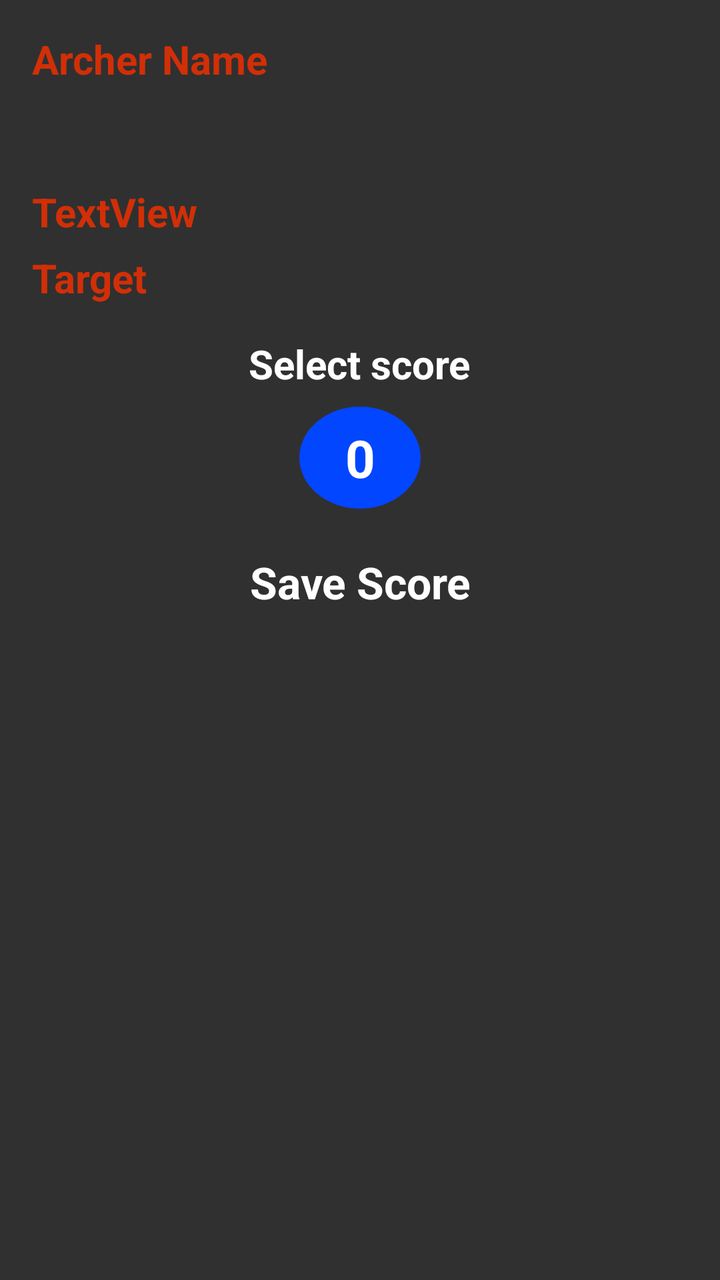
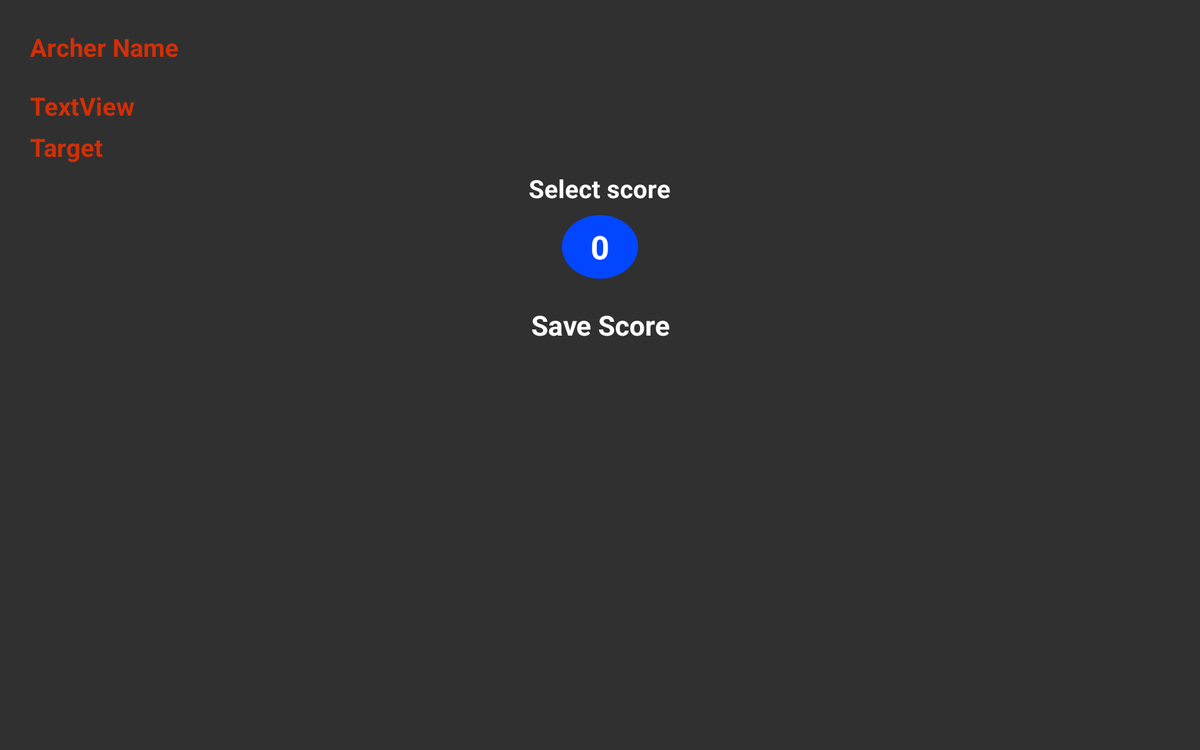

Compare how this app lays out the same screen by default and in its alternative resource folder. The renders come first, then the two layout files and the values they reference.
<!-- AndroidManifest.xml: application theme AppBaseTheme -->
<!-- res/layout/fragment_enter_score.xml -->
<?xml version="1.0" encoding="utf-8"?>
<ScrollView xmlns:android="http://schemas.android.com/apk/res/android"
    android:id="@+id/ScrollView1"
    android:layout_width="match_parent"
    android:layout_height="match_parent"
    android:foregroundGravity="center_horizontal"
    android:background="@color/transparent">

<LinearLayout
    android:id="@+id/linearLayoutArcher"
    android:layout_width="match_parent"
    android:layout_height="wrap_content"
    android:layout_marginBottom="@dimen/activity_vertical_margin"
    android:layout_marginTop="@dimen/activity_vertical_margin"
    android:orientation="vertical">

    <TextView
        android:id="@+id/textViewArcher"
        android:layout_width="wrap_content"
        android:layout_height="wrap_content"
        android:layout_marginLeft="@dimen/activity_horizontal_margin"
        android:layout_marginRight="@dimen/activity_horizontal_margin"
        android:ems="10"
        android:text="@string/archer_name"
        android:textAppearance="@style/headingTextViewStyle"
        android:textColor="@color/Orange" />

    <TextView
        android:id="@+id/textViewArcherName"
        android:layout_width="wrap_content"
        android:layout_height="wrap_content"
        android:layout_marginLeft="@dimen/activity_horizontal_margin"
        android:layout_marginRight="@dimen/activity_horizontal_margin"
        android:layout_marginTop="6dp"
        android:ems="10"
        android:gravity="center_horizontal"
        android:textAppearance="@style/ArcherNameTextViewStyle"
        android:textColor="#FFFFFF"
        android:textSize="28sp"
        android:textStyle="bold"
        android:layout_gravity="center_horizontal" />

    <TextView
        android:id="@+id/textViewlastTarget"
        android:layout_width="wrap_content"
        android:layout_height="wrap_content"
        android:layout_marginLeft="@dimen/activity_horizontal_margin"
        android:layout_marginRight="@dimen/activity_horizontal_margin"
        android:layout_marginTop="6dp"
        android:text="TextView"
        android:textColor="@color/Orange"
        android:textSize="20sp"
        android:textStyle="bold" />

    <TextView
        android:id="@+id/textViewTarget"
        android:layout_width="wrap_content"
        android:layout_height="wrap_content"
        android:layout_marginLeft="@dimen/activity_horizontal_margin"
        android:layout_marginRight="@dimen/activity_horizontal_margin"
        android:layout_marginTop="6dp"
        android:text="@string/target"
        android:textAppearance="@style/headingTextViewStyle"
        android:textColor="@color/Orange" />

    <Spinner
        android:id="@+id/spinnerTarget"
        android:layout_width="wrap_content"
        android:layout_height="wrap_content"
        android:layout_marginLeft="@dimen/activity_horizontal_margin"
        android:layout_marginRight="@dimen/activity_horizontal_margin"
        android:gravity="center_horizontal"
        android:paddingBottom="10dp"
        android:prompt="@string/target" />

    <TextView
        android:id="@+id/textViewTScore"
        android:layout_width="wrap_content"
        android:layout_height="wrap_content"
        android:layout_gravity="center_horizontal"
        android:layout_marginLeft="@dimen/activity_horizontal_margin"
        android:layout_marginRight="@dimen/activity_horizontal_margin"
        android:layout_marginTop="6dp"
        android:text="@string/select_score"
        android:textAppearance="@style/headingTextViewStyle"
        android:textColor="#FFFFFF" />

    <TextView
        android:id="@+id/spinnerScore"
        android:layout_width="wrap_content"
        android:layout_height="wrap_content"
        android:layout_gravity="center_horizontal"
        android:gravity="center_horizontal"
        android:layout_margin="8dp"
        android:paddingBottom="4dp"
        android:paddingTop="4dp"
        android:text="0"
        android:padding="8dp"
        android:minEms="2"
        android:textSize="26sp"
        android:textStyle="bold"
        android:background="@drawable/circle"
        android:textColor="@color/White" />

    

    <Button
        android:id="@+id/buttonSaveScore"
        android:layout_width="wrap_content"
        android:layout_height="wrap_content"
        android:layout_gravity="center_horizontal"
        android:layout_marginTop="14dp"
        android:text="@string/save_score"
        android:textSize="22sp"
        android:textStyle="bold" />

</LinearLayout>
</ScrollView>
<!-- resources referenced by this layout -->
<resources>
  <color name="Orange">#D12F07</color>
  <color name="White">#FFFFFF</color>
  <color name="transparent">#00000000</color>
  <dimen name="activity_horizontal_margin">16dp</dimen>
  <dimen name="activity_vertical_margin">16dp</dimen>
  <!-- drawable circle (drawable) -->
  <shape xmlns:android="http://schemas.android.com/apk/res/android"
      android:shape="oval" >
  
      <solid android:color="@color/Blue" />
  
  
  </shape>
  <string name="archer_name">Archer Name</string>
  <string name="save_score">Save Score</string>
  <string name="select_score">Select score</string>
  <string name="target">Target</string>
  <style name="ArcherNameTextViewStyle">
          <item name="android:layout_height">wrap_content</item>
          <item name="android:textSize">28sp</item>
          <item name="android:textStyle">bold</item>
          <item name="android:layout_marginLeft">8dp</item>
          <item name="android:layout_marginTop">4dp</item>
          <item name="android:textColor">#FFFFFF</item>
      </style>
  <style name="headingTextViewStyle">
          <item name="android:layout_height">wrap_content</item>
          <item name="android:textSize">20sp</item>
          <item name="android:textStyle">bold</item>
          <item name="android:layout_marginLeft">8dp</item>
          <item name="android:layout_marginTop">4dp</item>
          <item name="android:textColor">#FFFFFF</item>
      </style>
  <!-- from res/values-v14/ -->
  <style name="AppBaseTheme" parent="ThemeBase">
       <item name="android:actionBarStyle">@style/MyActionBar</item>
          
      </style>
  <color name="Blue">#0246FF</color>
  <style name="ThemeBase" parent="Theme.AppCompat">
  
          
          <item name="android:spinnerStyle">@style/spinnerStyle</item>
          <item name="android:spinnerItemStyle">@style/SpinnerItem</item>
          <item name="android:spinnerDropDownItemStyle">@style/SpinnerDropDownItem</item>
          <item name="android:buttonStyle">@style/btnStyleOrange</item>
          <item name="actionBarStyle">@style/MyActionBar</item>
  
  
      </style>
  <!-- from res/values-v14/ -->
  <style name="MyActionBar" parent="@style/Widget.AppCompat.ActionBar">
      
          <item name="android:background">@color/Blue</item> 
          
      </style>
  <style name="spinnerStyle">
          <item name="android:clickable">true</item>
          <item name="android:background">@drawable/apptheme_spinner_background_holo_dark</item>
      </style>
  <style name="SpinnerItem">
          <item name="android:textColor">@color/White</item>
          <item name="android:textSize">22sp</item>
      </style>
  <style name="SpinnerDropDownItem">
          <item name="android:textColor">#FFFFFF</item>
          <item name="android:background">#000000</item>
          <item name="android:gravity">center_horizontal|center_vertical</item>
      </style>
  <style name="btnStyleOrange" parent="@android:style/Widget.Button">
          <item name="android:background">@drawable/apptheme_btn_default_holo_dark</item>
          <item name="android:textSize">22sp</item>
          <item name="android:textColor">#FFFFFF</item>
      </style>
</resources>
<!-- res/layout-sw600dp-land/fragment_enter_score.xml (the repository's variant of the layout above) -->
<!-- drawn on a 7-inch tablet turned sideways -->
<?xml version="1.0" encoding="utf-8"?>
<ScrollView xmlns:android="http://schemas.android.com/apk/res/android"
    android:id="@+id/ScrollView1"
    android:layout_width="match_parent"
    android:layout_height="match_parent"
    android:foregroundGravity="center_horizontal">

<LinearLayout
    android:id="@+id/linearLayoutArcher"
    android:layout_width="match_parent"
    android:layout_height="wrap_content"
    android:layout_marginBottom="@dimen/activity_vertical_margin"
    android:layout_marginTop="@dimen/activity_vertical_margin"
    android:orientation="vertical" >

    <LinearLayout
        android:orientation="horizontal"
        android:layout_width="match_parent"
        android:layout_height="match_parent">

        <TextView
            android:id="@+id/textViewArcher"
            android:layout_width="wrap_content"
            android:layout_height="wrap_content"
            android:layout_marginLeft="@dimen/activity_horizontal_margin"
            android:layout_marginRight="@dimen/activity_horizontal_margin"
            android:text="@string/archer_name"
            android:textAppearance="@style/headingTextViewStyle"
            android:textColor="@color/Orange" />

        <TextView
            android:id="@+id/textViewArcherName"
            android:layout_width="wrap_content"
            android:layout_height="wrap_content"
            android:layout_marginLeft="@dimen/activity_horizontal_margin"
            android:layout_marginRight="@dimen/activity_horizontal_margin"
            android:layout_marginTop="6dp"
            android:gravity="center_horizontal"
            android:textAppearance="@style/ArcherNameTextViewStyle"
            android:textColor="#FFFFFF"
            android:textSize="26sp"
            android:textStyle="bold"
            android:layout_gravity="center_horizontal" />
    </LinearLayout>

    <TextView
        android:id="@+id/textViewlastTarget"
        android:layout_width="wrap_content"
        android:layout_height="wrap_content"
        android:layout_marginLeft="@dimen/activity_horizontal_margin"
        android:layout_marginRight="@dimen/activity_horizontal_margin"
        android:layout_marginTop="6dp"
        android:text="TextView"
        android:textColor="@color/Orange"
        android:textSize="20sp"
        android:textStyle="bold" />

    <LinearLayout
        android:orientation="horizontal"
        android:layout_width="match_parent"
        android:layout_height="match_parent">

        <TextView
            android:id="@+id/textViewTarget"
            android:layout_width="wrap_content"
            android:layout_height="wrap_content"
            android:layout_marginLeft="@dimen/activity_horizontal_margin"
            android:layout_marginRight="@dimen/activity_horizontal_margin"
            android:layout_marginTop="6dp"
            android:text="@string/target"
            android:textAppearance="@style/headingTextViewStyle"
            android:textColor="@color/Orange" />

        <Spinner
            android:id="@+id/spinnerTarget"
            android:layout_width="wrap_content"
            android:layout_height="wrap_content"
            android:layout_marginLeft="@dimen/activity_horizontal_margin"
            android:layout_marginRight="@dimen/activity_horizontal_margin"
            android:gravity="center_horizontal"
            android:paddingBottom="10dp"
            android:prompt="@string/target" />
    </LinearLayout>

    <TextView
        android:id="@+id/textViewTScore"
        android:layout_width="wrap_content"
        android:layout_height="wrap_content"
        android:layout_gravity="center_horizontal"
        android:layout_marginLeft="@dimen/activity_horizontal_margin"
        android:layout_marginRight="@dimen/activity_horizontal_margin"
        android:layout_marginTop="6dp"
        android:text="@string/select_score"
        android:textAppearance="@style/headingTextViewStyle"
        android:textColor="#FFFFFF" />

    <TextView
        android:id="@+id/spinnerScore"
        android:layout_width="wrap_content"
        android:layout_height="wrap_content"
        android:layout_gravity="center_horizontal"
        android:gravity="center_horizontal"
        android:layout_margin="8dp"
        android:paddingBottom="4dp"
        android:paddingTop="4dp"
        android:text="0"
        android:padding="8dp"
        android:minEms="2"
        android:textSize="26sp"
        android:textStyle="bold"
        android:background="@drawable/circle"
        android:textColor="@color/White" />

    

    <Button
        android:id="@+id/buttonSaveScore"
        android:layout_width="wrap_content"
        android:layout_height="wrap_content"
        android:layout_gravity="center_horizontal"
        android:layout_marginTop="14dp"
        android:text="@string/save_score"
        android:textSize="22sp"
        android:textStyle="bold" />


    <TextView
        android:id="@+id/textViewFiller"
        android:layout_width="0dp"
        android:layout_height="64dp"

        android:gravity="center_horizontal"

        android:layout_gravity="center_horizontal"
        android:text=" " />
</LinearLayout>
</ScrollView>
<!-- resources referenced by the variant -->
<!-- as a 7-inch tablet turned sideways resolves them -->
<resources>
  <color name="Orange">#D12F07</color>
  <color name="White">#FFFFFF</color>
  <!-- from res/values-sw600dp-land/ -->
  <dimen name="activity_horizontal_margin">24dp</dimen>
  <!-- from res/values-sw600dp-land/ -->
  <dimen name="activity_vertical_margin">24dp</dimen>
  <!-- drawable circle (drawable) -->
  <shape xmlns:android="http://schemas.android.com/apk/res/android"
      android:shape="oval" >
  
      <solid android:color="@color/Blue" />
  
  
  </shape>
  <string name="archer_name">Archer Name</string>
  <string name="save_score">Save Score</string>
  <string name="select_score">Select score</string>
  <string name="target">Target</string>
  <style name="ArcherNameTextViewStyle">
          <item name="android:layout_height">wrap_content</item>
          <item name="android:textSize">28sp</item>
          <item name="android:textStyle">bold</item>
          <item name="android:layout_marginLeft">8dp</item>
          <item name="android:layout_marginTop">4dp</item>
          <item name="android:textColor">#FFFFFF</item>
      </style>
  <style name="headingTextViewStyle">
          <item name="android:layout_height">wrap_content</item>
          <item name="android:textSize">20sp</item>
          <item name="android:textStyle">bold</item>
          <item name="android:layout_marginLeft">8dp</item>
          <item name="android:layout_marginTop">4dp</item>
          <item name="android:textColor">#FFFFFF</item>
      </style>
  <!-- from res/values-v14/ -->
  <style name="AppBaseTheme" parent="ThemeBase">
       <item name="android:actionBarStyle">@style/MyActionBar</item>
          
      </style>
  <color name="Blue">#0246FF</color>
  <style name="ThemeBase" parent="Theme.AppCompat">
  
          
          <item name="android:spinnerStyle">@style/spinnerStyle</item>
          <item name="android:spinnerItemStyle">@style/SpinnerItem</item>
          <item name="android:spinnerDropDownItemStyle">@style/SpinnerDropDownItem</item>
          <item name="android:buttonStyle">@style/btnStyleOrange</item>
          <item name="actionBarStyle">@style/MyActionBar</item>
  
  
      </style>
  <!-- from res/values-v14/ -->
  <style name="MyActionBar" parent="@style/Widget.AppCompat.ActionBar">
      
          <item name="android:background">@color/Blue</item> 
          
      </style>
  <style name="spinnerStyle">
          <item name="android:clickable">true</item>
          <item name="android:background">@drawable/apptheme_spinner_background_holo_dark</item>
      </style>
  <style name="SpinnerItem">
          <item name="android:textColor">@color/White</item>
          <item name="android:textSize">22sp</item>
      </style>
  <style name="SpinnerDropDownItem">
          <item name="android:textColor">#FFFFFF</item>
          <item name="android:background">#000000</item>
          <item name="android:gravity">center_horizontal|center_vertical</item>
      </style>
  <style name="btnStyleOrange" parent="@android:style/Widget.Button">
          <item name="android:background">@drawable/apptheme_btn_default_holo_dark</item>
          <item name="android:textSize">22sp</item>
          <item name="android:textColor">#FFFFFF</item>
      </style>
</resources>
